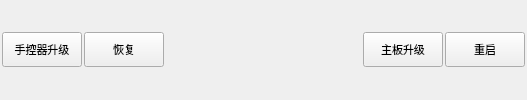
        <widget class="QWidget" name="pageUpdate">
         <property name="font">
          <font>
           <family>微软雅黑</family>
           <pointsize>8</pointsize>
           <weight>50</weight>
           <italic>false</italic>
           <bold>false</bold>
          </font>
         </property>
         <layout class="QGridLayout" name="gridLayout">
          <property name="margin">
           <number>2</number>
          </property>
          <property name="spacing">
           <number>2</number>
          </property>
          <item row="0" column="0">
           <widget class="xPushButton" name="BtnUpdate">
            <property name="minimumSize">
             <size>
              <width>75</width>
              <height>35</height>
             </size>
            </property>
            <property name="maximumSize">
             <size>
              <width>150</width>
              <height>35</height>
             </size>
            </property>
            <property name="font">
             <font>
              <family>微软雅黑</family>
              <pointsize>8</pointsize>
              <weight>50</weight>
              <italic>false</italic>
              <bold>false</bold>
             </font>
            </property>
            <property name="focusPolicy">
             <enum>Qt::NoFocus</enum>
            </property>
            <property name="text">
             <string>手控器升级</string>
            </property>
            <property name="iconSize">
             <size>
              <width>32</width>
              <height>32</height>
             </size>
            </property>
           </widget>
          </item>
          <item row="0" column="1">
           <widget class="xPushButton" name="BtnRestore">
            <property name="minimumSize">
             <size>
              <width>75</width>
              <height>35</height>
             </size>
            </property>
            <property name="maximumSize">
             <size>
              <width>150</width>
              <height>35</height>
             </size>
            </property>
            <property name="font">
             <font>
              <family>微软雅黑</family>
              <pointsize>8</pointsize>
              <weight>50</weight>
              <italic>false</italic>
              <bold>false</bold>
             </font>
            </property>
            <property name="focusPolicy">
             <enum>Qt::NoFocus</enum>
            </property>
            <property name="text">
             <string>恢复</string>
            </property>
           </widget>
          </item>
          <item row="0" column="2">
           <spacer name="horizontalSpacer">
            <property name="orientation">
             <enum>Qt::Horizontal</enum>
            </property>
            <property name="sizeHint" stdset="0">
             <size>
              <width>197</width>
              <height>20</height>
             </size>
            </property>
           </spacer>
          </item>
          <item row="0" column="3">
           <widget class="xPushButton" name="BtnIsp">
            <property name="minimumSize">
             <size>
              <width>75</width>
              <height>35</height>
             </size>
            </property>
            <property name="maximumSize">
             <size>
              <width>150</width>
              <height>35</height>
             </size>
            </property>
            <property name="font">
             <font>
              <family>微软雅黑</family>
              <pointsize>8</pointsize>
              <weight>50</weight>
              <italic>false</italic>
              <bold>false</bold>
             </font>
            </property>
            <property name="focusPolicy">
             <enum>Qt::NoFocus</enum>
            </property>
            <property name="text">
             <string>主板升级</string>
            </property>
            <property name="iconSize">
             <size>
              <width>32</width>
              <height>32</height>
             </size>
            </property>
           </widget>
          </item>
          <item row="0" column="4">
           <widget class="xPushButton" name="BtnRestart">
            <property name="minimumSize">
             <size>
              <width>75</width>
              <height>35</height>
             </size>
            </property>
            <property name="maximumSize">
             <size>
              <width>150</width>
              <height>35</height>
             </size>
            </property>
            <property name="font">
             <font>
              <family>微软雅黑</family>
              <pointsize>8</pointsize>
              <weight>50</weight>
              <italic>false</italic>
              <bold>false</bold>
             </font>
            </property>
            <property name="focusPolicy">
             <enum>Qt::NoFocus</enum>
            </property>
            <property name="text">
             <string>重启</string>
            </property>
            <property name="iconSize">
             <size>
              <width>32</width>
              <height>32</height>
             </size>
            </property>
           </widget>
          </item>
         </layout>
        </widget>
